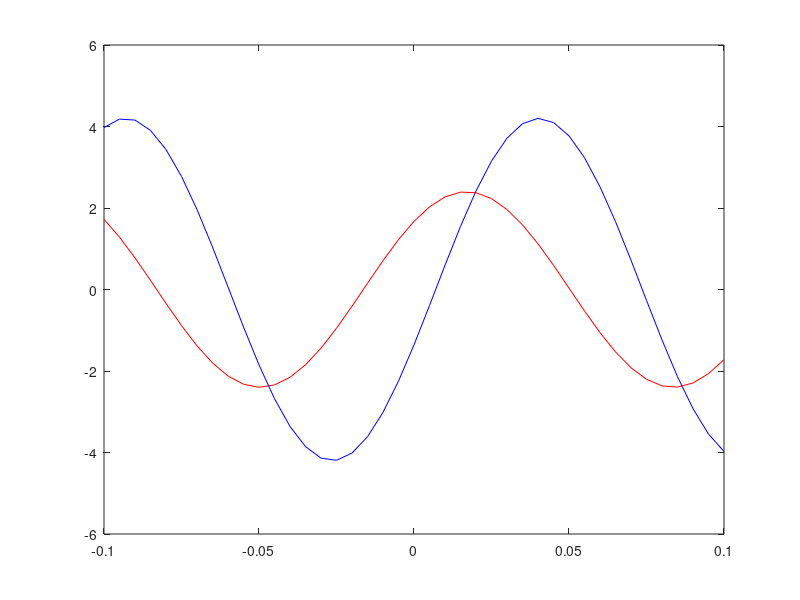

Source code (MATLAB): (Note: this script raises an error after producing the figure.)
%***********************
%James Anderson
%Lab 2 Section E
%***********************
%---------------------------------------------------------------
%1
%---------------------------------------------------------------
T=0.01;
a=1;b=2;c=2;
t=1:T:5;
x=(1./(1+t));

y(1)=4;
y(2)=(1/(a+b*T))*(a*y(1)+c*T*x(2));
y(3)=(1/(a+b*T))*(a*y(2)+c*T*x(3));
y(4)=(1/(a+b*T))*(a*y(3)+c*T*x(4));
y

%---------------------------------------------------------------
%2
%---------------------------------------------------------------
Y(1)=4;
Y(2)=(c*T/(2*a+b*T))*(x(2)-x(1))+((2*a-b*T)/(2*a+b*T))*Y(1);
Y(3)=(c*T/(2*a+b*T))*(x(3)-x(2))+((2*a-b*T)/(2*a+b*T))*Y(2);
Y(3)=(c*T/(2*a+b*T))*(x(4)-x(3))+((2*a-b*T)/(2*a+b*T))*Y(3);
Y


t=-0.1:0.005:0.1;
i1=2.4*cos(15*pi*t-0.8);
i2=4.2*cos(15*pi*t-1.9);

plot(t,i1,'r',t,i2,'b');

x=2*us(t+2.5)+2*ur(t+2)-10*us(t+1)-ur(t)-ur(t-1)+us(t-1)+...
    ur(t-2.5)-0.5*ur(t-6.5);

figure(2);
plot(t,x)

%---------------------------------------------------------------
%3
%---------------------------------------------------------------




T=0.01;
t=0.6:0.05:1.6;
x=t.*(us(t-0.8)-us(t-1.1));
plot(x)

R=2e3;
C=10e-6;
y(1)=0;
Y2(1)=0;
y(1)=0;
a=R*C;
c=1;
b=1;
for k=2:length(x)
    y(k)=(1/(a+b*T))*(a*y(k-1)+c*T*x(k));
    Y2(k)=(c*T/(2*a+b*T))*(x(k)+ x(k-1))+((2*a-b*T)/(2*a+b*T))*Y2(k-1);
end

figure(3);
plot(t,y,'r')
figure(4);
plot(t,Y2,'b');

%---------------------------------------------------------------
%4
%---------------------------------------------------------------
T=0.01;
t=-0.1:T:0.2;
h=(1/a)*(exp(-t/a).*us(t));
figure(5);
plot(t,h);

%---------------------------------------------------------------
%5
%---------------------------------------------------------------
t=0:0.5:10;
T=0.5;
y(1)=0;
y(2)=1-0.35*T;
for i=1:length(t)
    if (t>=1 & t<2)
        x(i)=-3*t+6;
    else
        if (t>=2 & t<3)
            x(i)= -3*t+9;
        else
            if(t>=3 & t<4)
                x(i)=-3*t+12;
            else
                x(i)=0;
            end
        end
    end
end


plot(x)